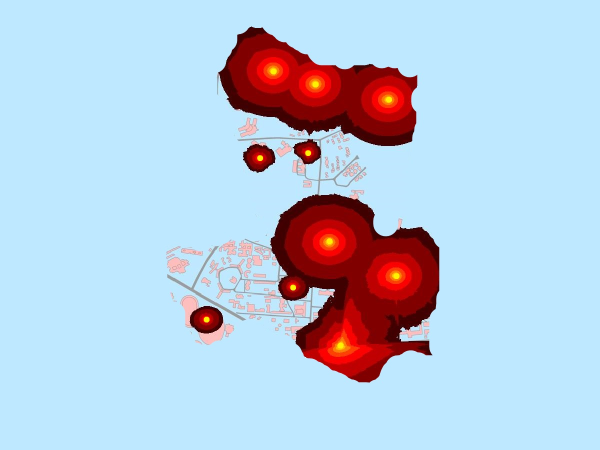
%> input picture IISc_disp1.jpg, 1200 x 900 px (shown at 1/2 size)
$ octave wsn_1.m   (GNU Octave 9; MATLAB toolbox functions it lacks are replaced by stand-ins)
%> lines starting %> are read from the running program, lines starting %| are printed output that depends on the picture; in (x1, y1, x2, y2) boxes, pixels count from 0 and x2, y2 are one past the last pixel; in counts of white or black regions, pixels touching at a corner belong together; the program's own positions count from 1
img1=imread('IISc_disp1.jpg');
%> img1 is the input picture: size 900x1200x3 uint8; mean R, G, B 184, 199.9, 218.5
img01=((img1(:,:,1)>250) & (img1(:,:,2)>230) & (img1(:,:,3)<10));
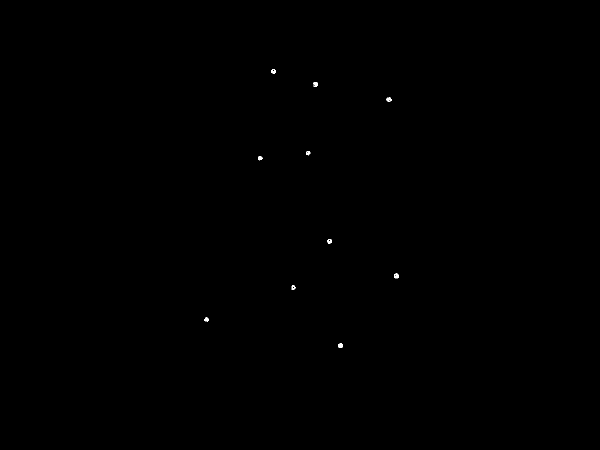
%> img01: size 900x1200 logical (shown at 1/2 size); 0.05% white; 11 white regions (1 under 20 px), largest, box (x1, y1, x2, y2) and area: (676, 686, 686, 696) 74, (788, 547, 798, 557) 69, (654, 478, 664, 488) 66
se=strel('disk',2,8);
img02=imdilate(img01,se);
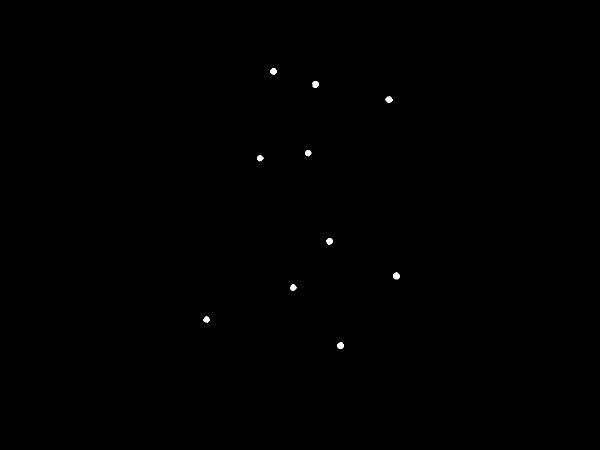
%> img02: size 900x1200 logical (shown at 1/2 size); 0.12% white; 10 white regions, largest, box (x1, y1, x2, y2) and area: (786, 545, 800, 559) 142, (674, 684, 688, 698) 140, (625, 162, 638, 176) 139
L=bwlabel(img02);
%> L: size 900x1200 double; 11 distinct labels, from 0 to 10
%
for a=1:10
    r=regionprops(L==a,'Centroid');
    x(a)=r.Centroid(1);
    y(a)=r.Centroid(2);
end
%> this loop made 10 passes
%> r on passes 1 to 10: {Centroid [413.6 639.6]}, {Centroid [520.9 317]}, {Centroid [547.5 143.1]}, {Centroid [587 575.7]}, {Centroid [617 306.8]}, {Centroid [631.7 169.2]}, {Centroid [659.7 483.2]}, {Centroid [681.6 691.8]}, {Centroid [778.6 199.8]}, {Centroid [793.5 552.5]}
%> after the loop, x = [413.6 520.9 547.5 587 617 631.7 659.7 681.6 778.6 793.5]; y = [639.6 317 143.1 575.7 306.8 169.2 483.2 691.8 199.8 552.5]
%
for a=1:9
    for b=a+1:10
        X=[x(a),y(a);x(b),y(b)];
        D=pdist(X,'euclidean');
        if a==1 && b==2
            z=[a,b,D];
        else
            z=[z;a,b,D];
        end
    end
end
%> after the loop, z = 45 rows, first 12: [1 2 339.9; 1 3 514.2; 1 4 184.8; 1 5 390; 1 6 518.5; 1 7 291.5; 1 8 273; 1 9 571.5; 1 10 389.7; 2 3 175.9; 2 4 266.9; 2 5 96.67]
Z=sortrows(z,3);
%> Z = 45 rows, first 12: [3 6 88.17; 2 5 96.67; 4 7 117.6; 5 6 138.4; 4 8 149.8; 6 9 150; 7 10 150.7; 2 3 175.9; 3 5 177.8; 8 10 178.7; 5 7 181.4; 2 6 184.8]
%
m=zeros(10);
c=0;
A=zeros(9,2);
k=zeros(10,1);
for a=1:10;
    m(1,a)=a;
end
for a=1:45
    u=Z(a,1);
    v=Z(a,2);
    [g1,g2]=find(m==u);
    [h1,h2]=find(m==v);
    if g2==h2
        continue;
    end
    if m(1,u)==u
        if m(1,v)==v
            c=c+1;
            m(1,v)=0;
            m(v,u)=v;
            k=find(m(:,v));
            for b=1:size(k,1)
                m(k(b),u)=k(b);
                m(k(b),v)=0;
            end
        else
            c=c+1;
            [q,w]=find(m==v);
            k=find(m(:,w));
            m(w,u)=w;
            m(1,w)=0;
            if(size(k,1)>1)
                for b=2:size(k,1)
                    m(k(b),u)=k(b);
                    m(k(b),w)=0;
                end
            end
        end
    else
        c=c+1;
        [o,p]=find(m==u);
        t=find(m(:,p));
        [q,w]=find(m==v);
        k=find(m(:,w));
        m(w,p)=w;
        m(1,w)=0;
            if(size(k,1)>1)
                for b=2:size(k,1)
                    m(k(b),p)=k(b);
                    m(k(b),w)=0;
                end
            end
    end
    if c==10
        break;
    end
    %m
    %c
    A(c,1)=u;
    A(c,2)=v;
end
%> this loop made 45 passes
%> (u, v, g1, g2, h1, h2, o, p) on passes 4, 6, 7, 11: (5, 6, 5, 2, 6, 3, 5, 2), (6, 9, 6, 2, 1, 9, 6, 2), (7, 10, 7, 4, 1, 10, 7, 4), (5, 7, 5, 2, 7, 4, 5, 2)
%> (u, v, g1, g2, h1, h2, q, w) on pass 13: (1, 4, 1, 1, 4, 2, 4, 2)
%> after the loop, A = [3 6; 2 5; 4 7; 5 6; 4 8; 6 9; 7 10; 5 7; 1 4]; c = 9
%
im=imread('IISc_disp1.jpg');
%figure;
hold on;
imshow(im);
for a=1:9
    u1=A(a,1);
    v1=A(a,2);
    line([x(u1),x(v1)],[y(u1),y(v1)],'Color','w','LineWidth',2)
end
%> this loop made 9 passes
%> (u1, v1) on passes 1 to 9: (3, 6), (2, 5), (4, 7), (5, 6), (4, 8), (6, 9), (7, 10), (5, 7), (1, 4)
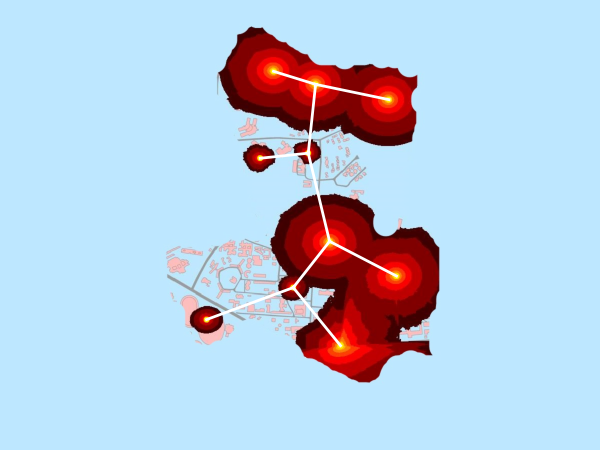
%> figure redrawn from the program's plot data; shown at 1/2 size
hold off
